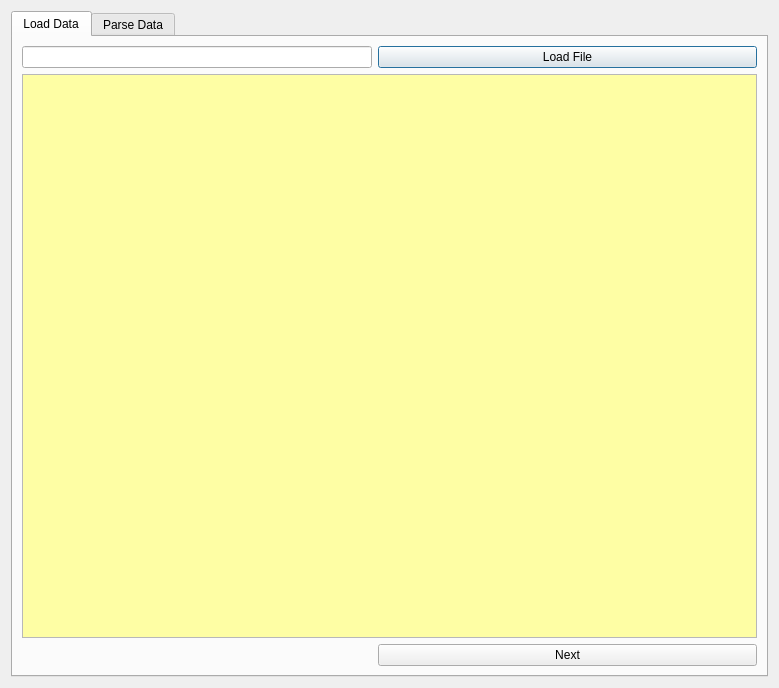
<?xml version="1.0" encoding="UTF-8"?>
<ui version="4.0">
 <class>LoadPressureDialog</class>
 <widget class="QDialog" name="LoadPressureDialog">
  <property name="geometry">
   <rect>
    <x>0</x>
    <y>0</y>
    <width>779</width>
    <height>688</height>
   </rect>
  </property>
  <property name="windowTitle">
   <string>Dialog</string>
  </property>
  <layout class="QHBoxLayout" name="horizontalLayout">
   <item>
    <widget class="QTabWidget" name="tab_get_data_steps">
     <property name="currentIndex">
      <number>0</number>
     </property>
     <widget class="QWidget" name="tab_load">
      <attribute name="title">
       <string>Load Data</string>
      </attribute>
      <layout class="QFormLayout" name="formLayout">
       <item row="0" column="0">
        <widget class="QLineEdit" name="le_filepath">
         <property name="minimumSize">
          <size>
           <width>350</width>
           <height>20</height>
          </size>
         </property>
        </widget>
       </item>
       <item row="0" column="1">
        <widget class="QPushButton" name="pb_load_file">
         <property name="text">
          <string>Load File</string>
         </property>
        </widget>
       </item>
       <item row="1" column="0" colspan="2">
        <widget class="QTextEdit" name="te_filecontent">
         <property name="palette">
          <palette>
           <active>
            <colorrole role="Text">
             <brush brushstyle="SolidPattern">
              <color alpha="255">
               <red>62</red>
               <green>62</green>
               <blue>186</blue>
              </color>
             </brush>
            </colorrole>
            <colorrole role="Base">
             <brush brushstyle="SolidPattern">
              <color alpha="180">
               <red>255</red>
               <green>255</green>
               <blue>127</blue>
              </color>
             </brush>
            </colorrole>
           </active>
           <inactive>
            <colorrole role="Text">
             <brush brushstyle="SolidPattern">
              <color alpha="255">
               <red>62</red>
               <green>62</green>
               <blue>186</blue>
              </color>
             </brush>
            </colorrole>
            <colorrole role="Base">
             <brush brushstyle="SolidPattern">
              <color alpha="180">
               <red>255</red>
               <green>255</green>
               <blue>127</blue>
              </color>
             </brush>
            </colorrole>
           </inactive>
           <disabled/>
          </palette>
         </property>
         <property name="font">
          <font>
           <pointsize>12</pointsize>
           <bold>true</bold>
          </font>
         </property>
        </widget>
       </item>
       <item row="2" column="1">
        <widget class="QPushButton" name="pb_load_data_next">
         <property name="text">
          <string>Next</string>
         </property>
        </widget>
       </item>
      </layout>
     </widget>
     <widget class="QWidget" name="tab_parse">
      <attribute name="title">
       <string>Parse Data</string>
      </attribute>
      <layout class="QGridLayout" name="gridLayout">
       <item row="0" column="0">
        <widget class="QTableView" name="tv_parsed_data"/>
       </item>
      </layout>
     </widget>
    </widget>
   </item>
  </layout>
 </widget>
 <resources/>
 <connections/>
</ui>
